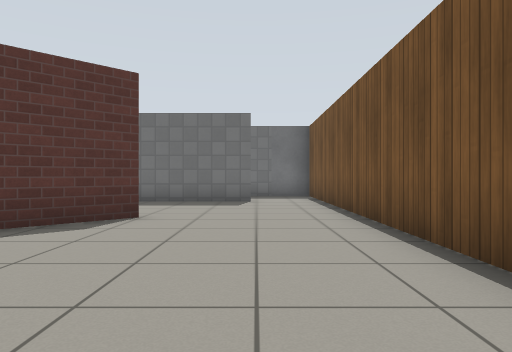
view 1 (above)

24 first-person views from a walk through a Gazebo world. The camera is 0.72 m above the floor, looks level and sees 70° across. The floor is counted in squares, 1 m on a side. Each view is taken from the middle of a square. On the plan, view 1 faces up. The plan holds only what a view shows up to about 11 squares ahead; the rest is blank. Gazebo's built-in surfaces are drawn with simple patterns.

view 2
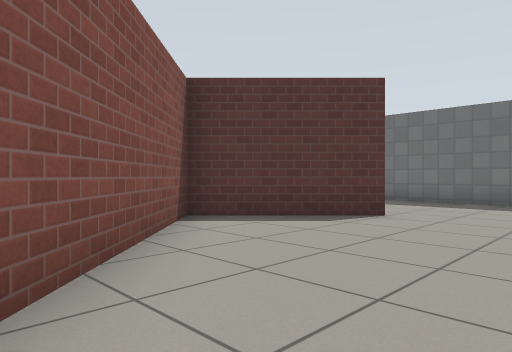

view 3
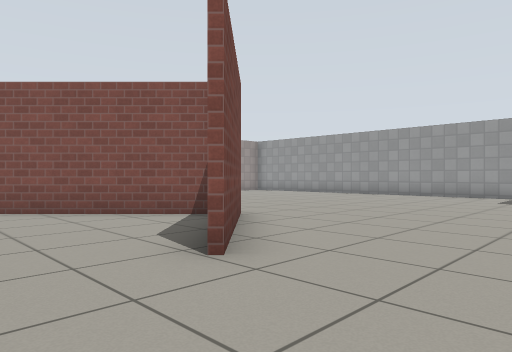

view 4
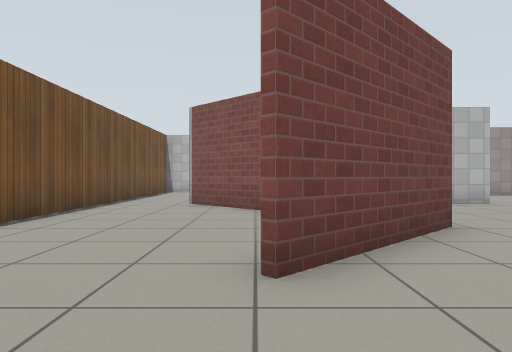

view 5
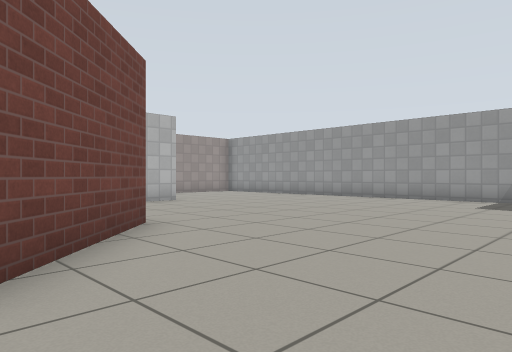

view 6
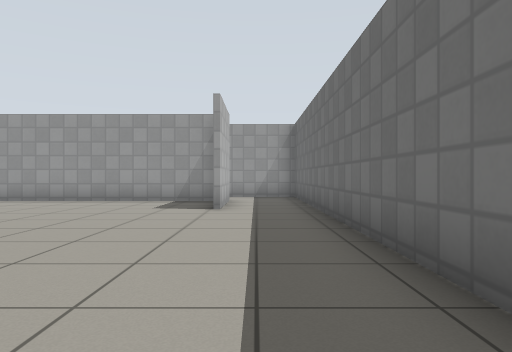

view 7
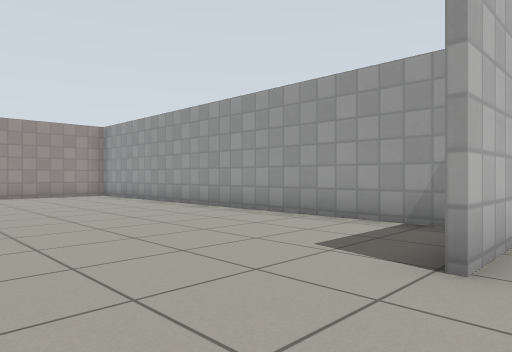

view 8
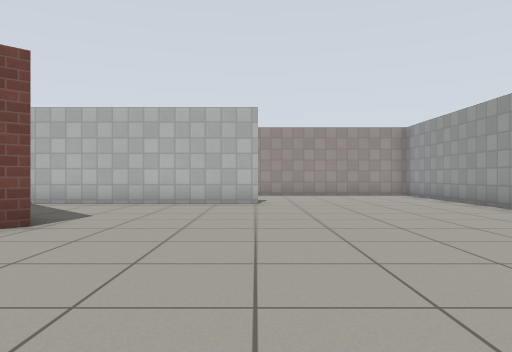

view 9
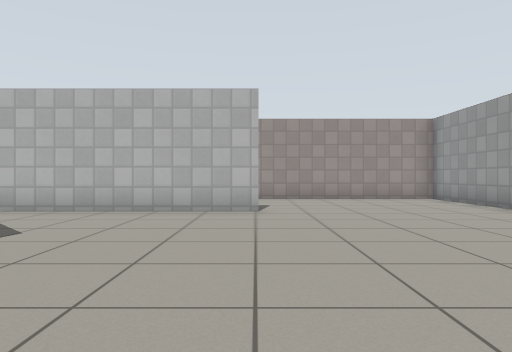

view 10
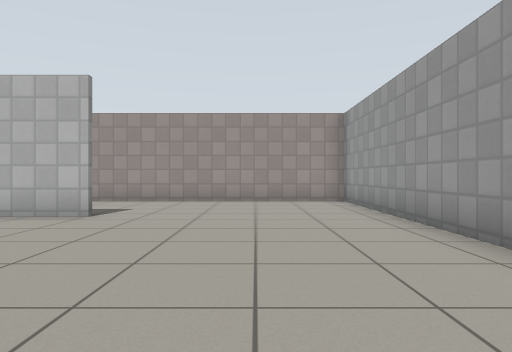

view 11
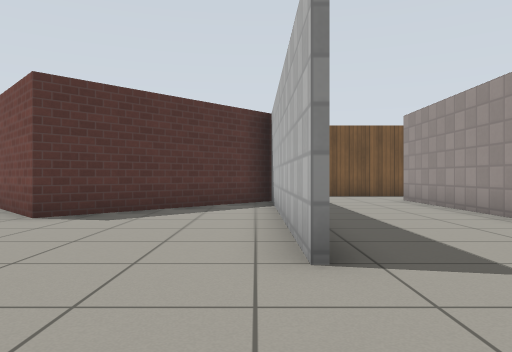

view 12
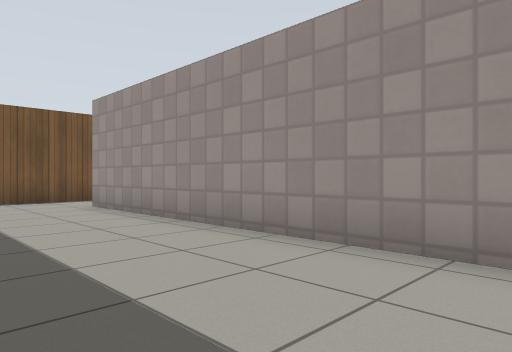

view 13
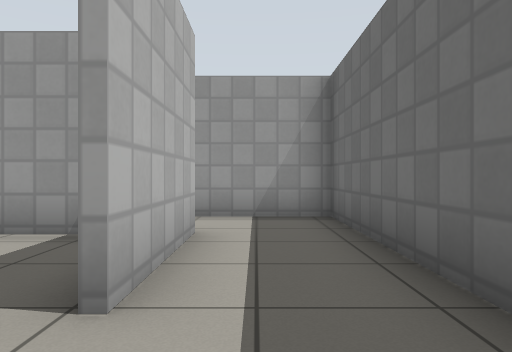

view 14
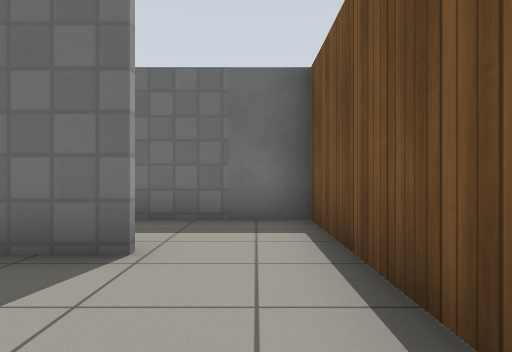

view 15
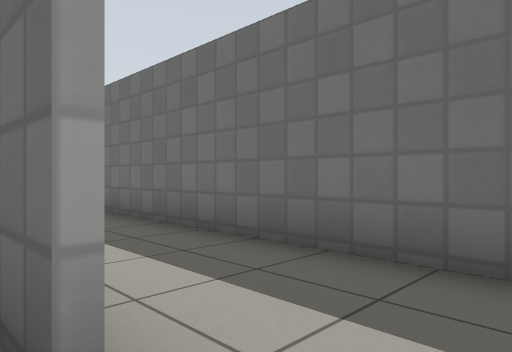

view 16
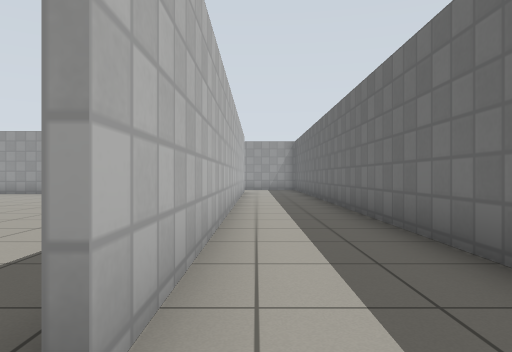

view 17
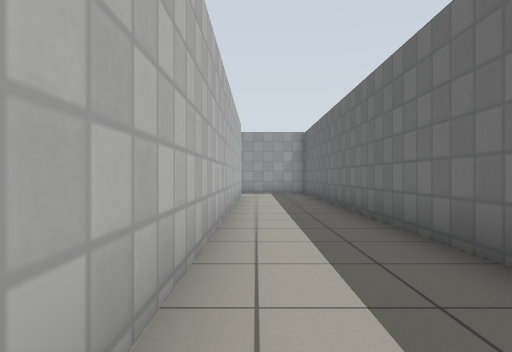

view 18
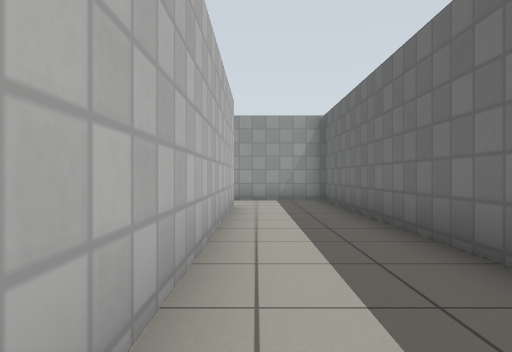

view 19
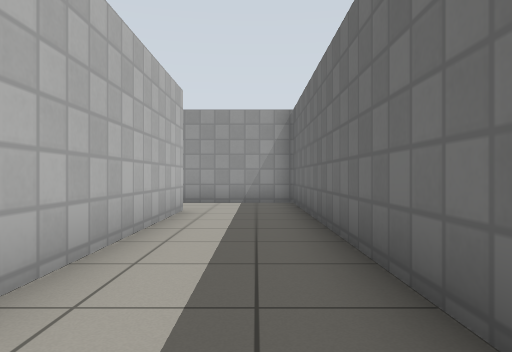

view 20
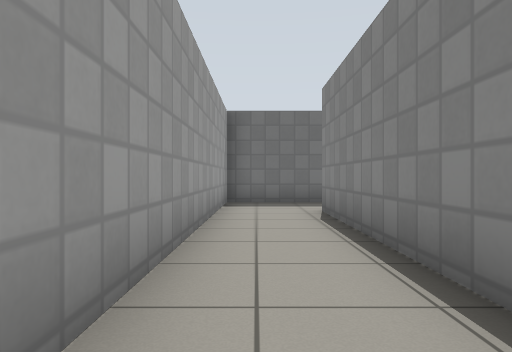

view 21
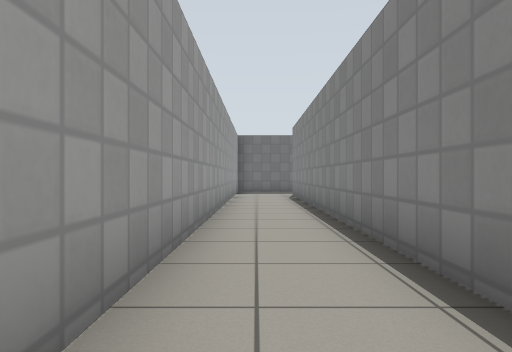

view 22
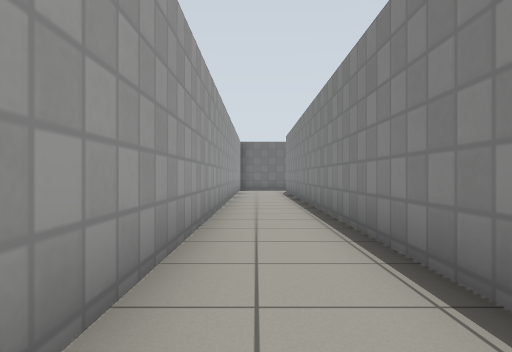

view 23
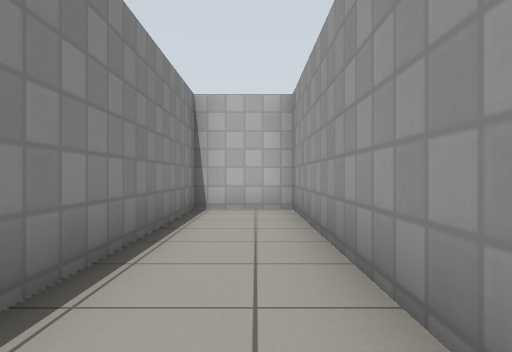

view 24
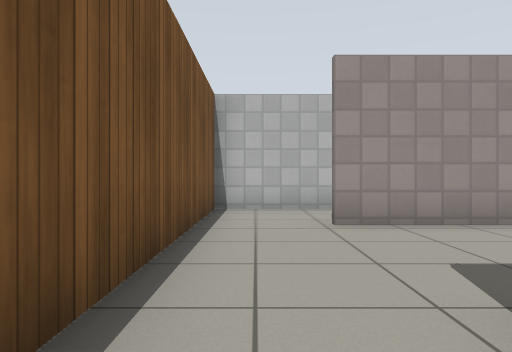

### Floor plan
Points are (right, up) in squares from view 1. A wall is a line through its corners. A room is listed if a view was taken in it or the views show most of it. See-through windows are left out.
Room 1 (views 1, 2, 3, 4, 5, 6, 7, 8, 9, 10, 11, 12, 13, 14, 24)
walls: (-8.1, -0.4) (-0.9, -0.4); (-2, 6.4) (-4.6, 3.8) (-0.3, -0.5); (-0.5, -0.5) (-4.8, 3.8) (-2.1, 6.5); (-13.5, 7.9) (-13.5, -4.4) (-0.1, -4.4); (-0.1, 10.3) (-10.5, 10.3); (1.9, -3.5) (1.9, 9.5)
ways out: opening at (0.5, 10) to room 2; opening at (-11, 9) to room 3; opening at (0.5, -4.5)
Room 2 (views 15, 16, 17, 18, 19, 20, 21, 22, 23)
walls: (1.9, 9.5) (1.9, 13) (-17.8, 13) (-17.8, -7) (-15.6, -7) (-15.6, 10.5) (-0.1, 10.5)
ways out: opening at (0.5, 10) to room 1
Room 3 (no view inside)
walls: (-13.6, 8.2) (-10.9, 8.2); (-10.5, 10.3) (-15.5, 10.3) (-15.5, 7.9)
ways out: opening at (-11, 9) to room 1; opening at (-15, 8)

Positions as (right, up) in squares from view 1, and headings:
1: (0, 0), facing up
2: (1, 0), facing up-left
3: (0, 9), facing down-left
4: (-2, 9), facing down
5: (-2, 9), facing down-left
6: (-3, 9), facing left
7: (-8, 9), facing down-left
8: (-8, 9), facing down
9: (-8, 7), facing down
10: (-11, 6), facing down
11: (-11, 0), facing right
12: (-9, -1), facing down-right
13: (-9, 9), facing left
14: (1, 7), facing up
15: (1, 10), facing up-left
16: (1, 11), facing left
17: (-3, 11), facing left
18: (-7, 11), facing left
19: (-8, 12), facing left
20: (-17, 3), facing up
21: (-17, -3), facing up
22: (-17, -6), facing up
23: (-17, 1), facing down
24: (1, 1), facing down
